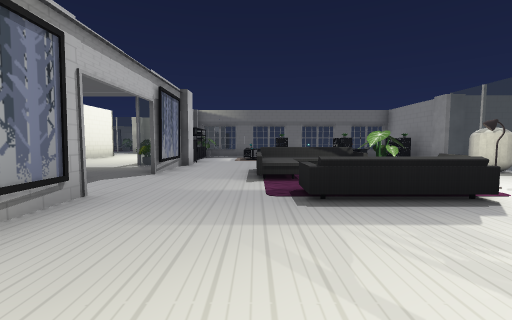
view 1 (above)

24 first-person views from a walk through a Unity game level. The camera is 1.3 m above the floor, tilts 4° down and sees 90° across. The floor is counted in squares, 2 m on a side. Each view is taken from the middle of a square. On the plan, view 1 faces up. The plan holds only what a view shows up to about 9 squares ahead; the rest is blank. The player character is not drawn. Some animated figures are left out. Door leaves are left out, so doorways stand open. Some surface patterns are stand-ins.

view 2
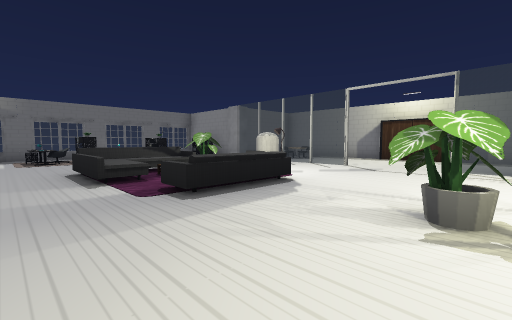

view 3
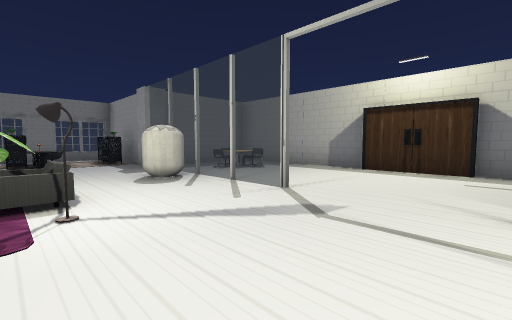

view 4
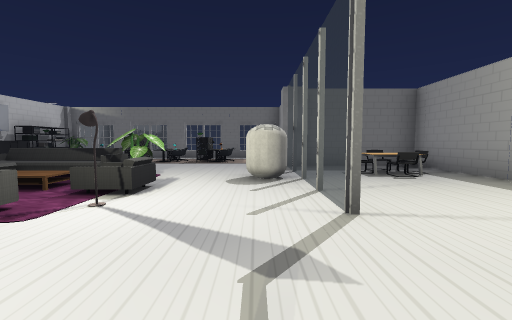

view 5
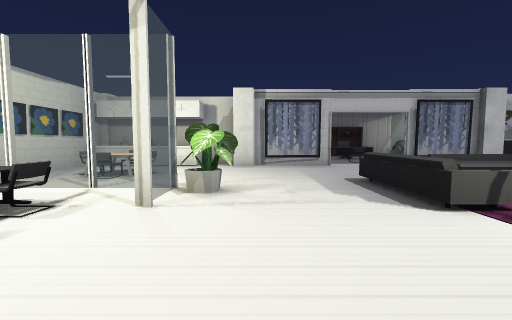

view 6
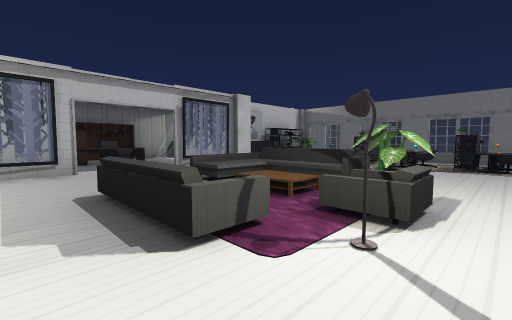

view 7
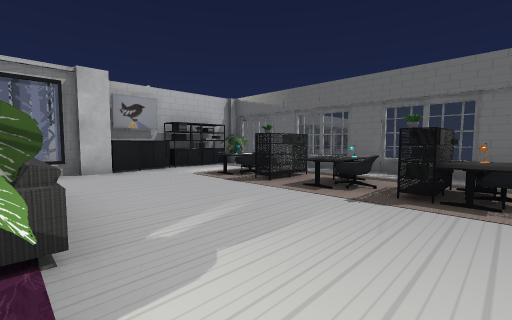

view 8
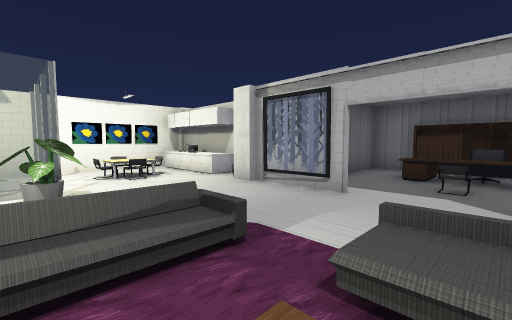

view 9
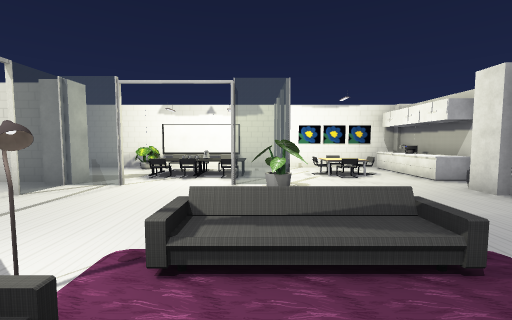

view 10
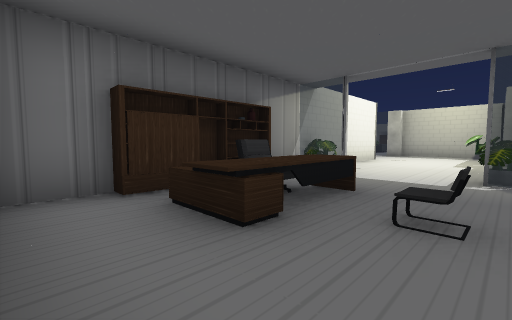

view 11
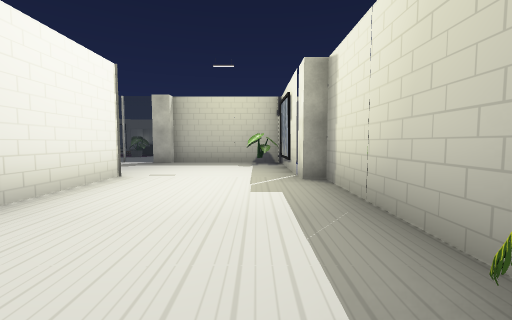

view 12
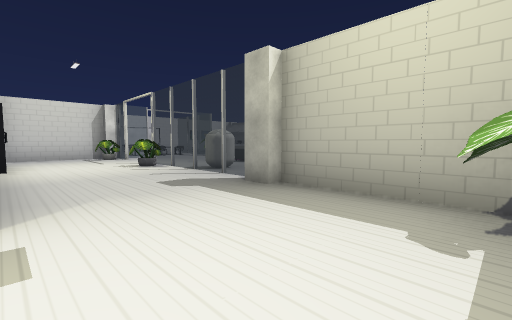

view 13
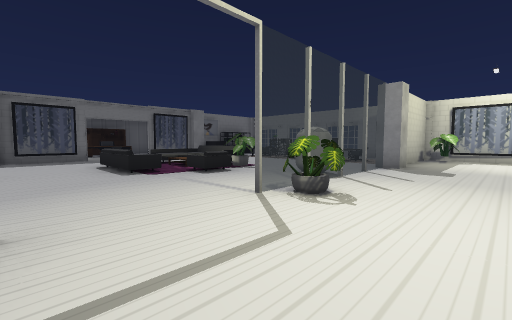

view 14
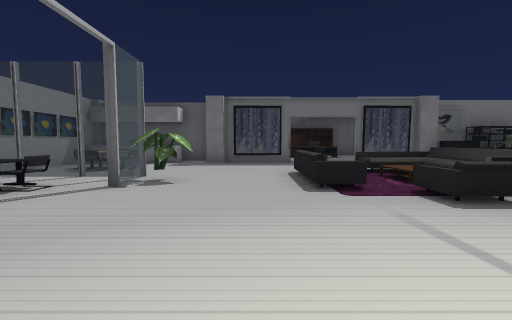

view 15
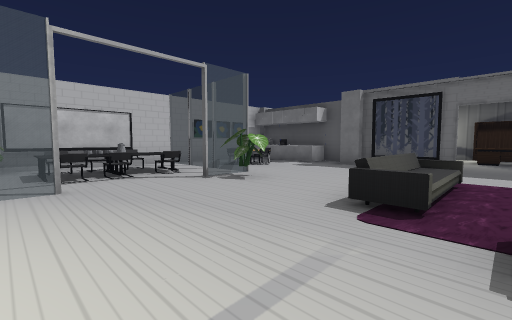

view 16
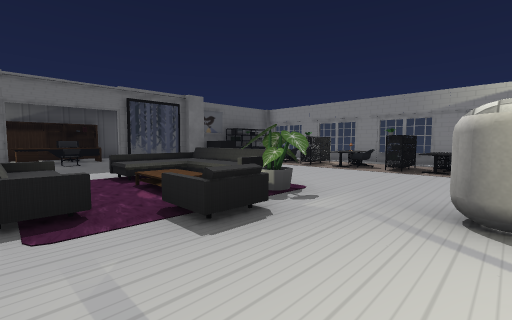

view 17
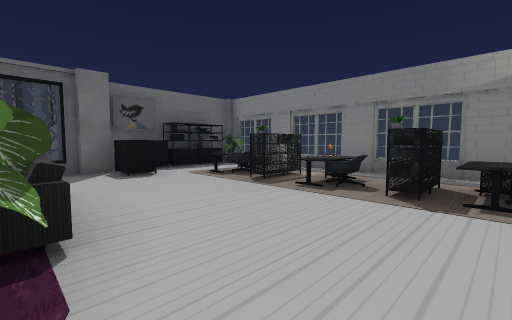

view 18
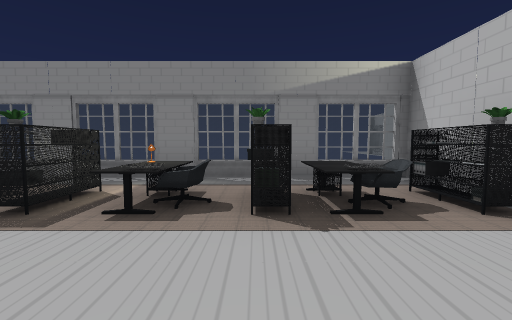

view 19
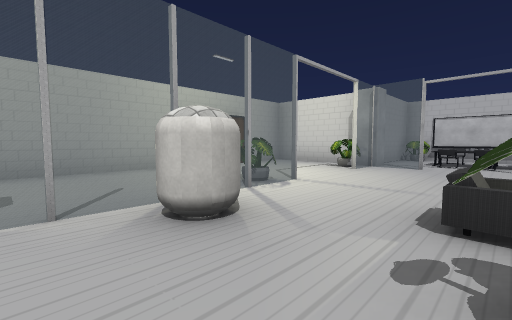

view 20
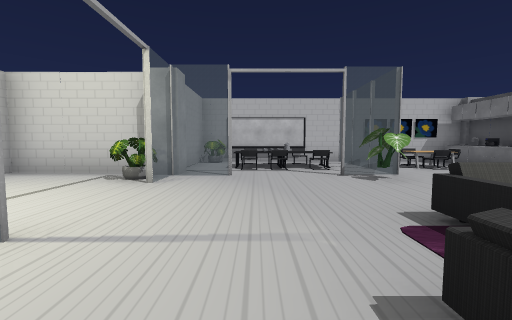

view 21
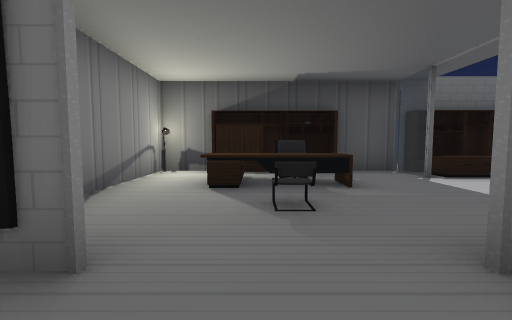

view 22
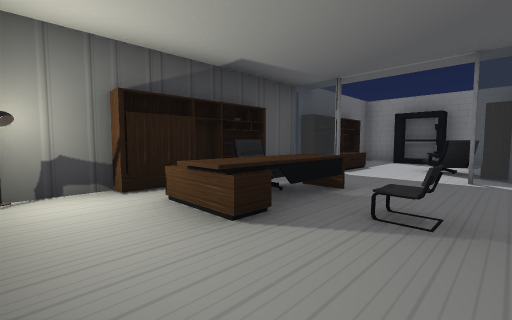

view 23
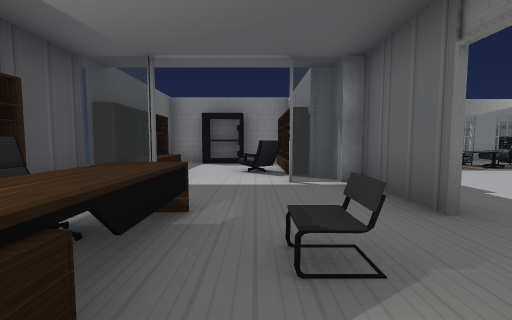

view 24
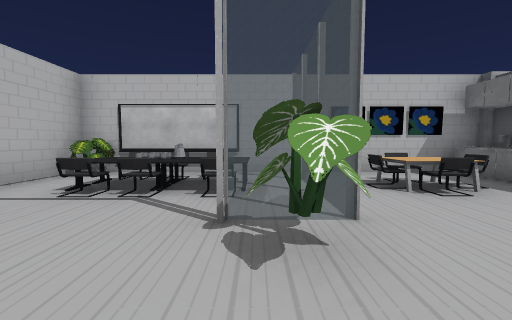

### Floor plan
Key: @ floor where view 1 was taken; # wall or solid block; . main floor; : floor 0.75 m higher than the main floor; / step, stairs or slope; D open door; = window, fence, low wall or low ledge; ^ raised ledge; S sofa; C capsule; H chair; L lamp; E shelf; R rug; K desk; T table; I sink; B bookshelf; O other object.
Columns run from 19 left of view 1 to 10 right of it. Each row starts with its distance up from view 1.
 28       LB#B##B####
 27      #..#B.=B...#
 26      #..^^.....D
 25      #.......#..#
 24 ##^###.DH..=##B##
 23 #I ..###.DD#^...=
 22 # H...........O.#
 21 # HH.....SS...R.=
 20 #====..S  S...E.=
 19 #=#H#..S  S...KO=
 18 #O:HK...H.^...O.=
 17 #O:KH.........K.#
 16 #^O==.....C...E.=
 15 ####=...==.=######
 14    #............#
 13    #............#
 12    #..##........##===#=###
 11    ##      ##....#...OOO.#
 10             #....#OOEKOREO
  9             #....^.....K.#
  8             #....^.......#####
  7             #=..=#.......=TO/#
  6             #....#.SSS^.C=OHH#
  5             B.K..D.S //..=...#
  4             B.K.HD..  H..=...#
  3             B...DD..SSL.....##
  2             #....#..........##
  1             ### ##.......=...#
  0                 #..@#=..==####
 -1                 #^.H=OHHO##
 -2                 # OH=OOOO#
 -3                 II #= OO##
 -4                 ##########

Positions as (right, up) in squares from view 1, and headings:
1: (0, 0), facing up
2: (-1, 0), facing up-right
3: (3, 1), facing up-right
4: (5, 1), facing up
5: (5, 1), facing left
6: (4, 2), facing up-left
7: (4, 6), facing up-left
8: (2, 5), facing down-left
9: (2, 5), facing down
10: (-3, 2), facing up-left
11: (-4, 7), facing up
12: (-4, 12), facing up-left
13: (-14, 13), facing up-right
14: (-13, 15), facing up
15: (-11, 16), facing up-left
16: (-12, 16), facing up-right
17: (-9, 17), facing up-right
18: (-8, 18), facing right
19: (-8, 18), facing down-left
20: (-10, 17), facing left
21: (-11, 22), facing up
22: (-13, 24), facing up-right
23: (-12, 25), facing right
24: (-13, 19), facing left
